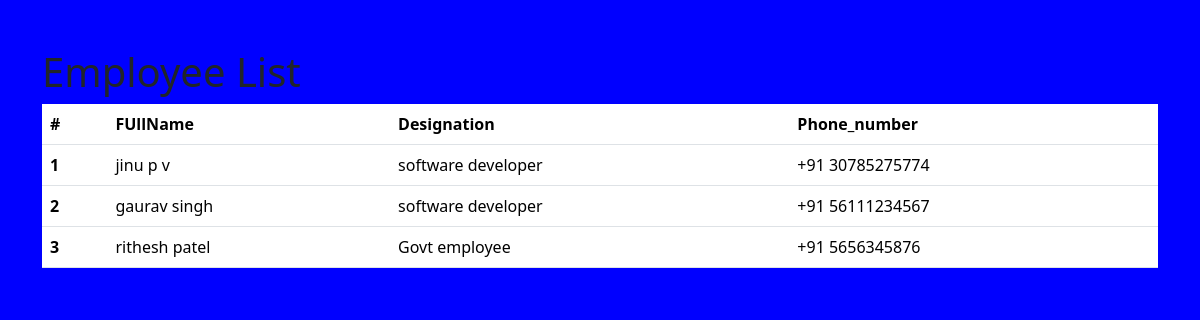
The page / on the database its author committed.
### Employees/models.py (models this page shows, shortened)
class Employee(models.Model):
    first_name=models.CharField(max_length=100)
    last_name=models.CharField(max_length=100)
    photo=models.ImageField(upload_to='images/')
    designation=models.CharField(max_length=100)
    email_address=models.EmailField(max_length=100,unique=True)
    phone_number=models.CharField(max_length=100,blank=True)
    created_at=models.DateTimeField(auto_now_add=True)
    updated_at=models.DateTimeField(auto_now=True)

### mysite/views.py (the view)
# urls.py: 2. Add a URL to urlpatterns:  path('', Home.as_view(), name='home')
def Home(request):
    employees = Employee.objects.all()
    context={
        'employees':employees,
        }
    return render(request, 'home.html',context)

### Employees/templates/home.html (shortened to what this page needs)
{% load static %}
<!DOCTYPE html>
<html lang="en">
<head>
    <link href="https://cdn.jsdelivr.net/npm/bootstrap@5.3.1/dist/css/bootstrap.min.css" rel="stylesheet">
    <link rel="stylesheet" href="{% static 'css/style.css' %}">
</head>
<body>
    <div class="container pt-5">
        <h1>Employee List </h1>
        <table class="table">
            <thead>
              <tr>
                <th scope="col">#</th>
                <th scope="col">FUllName</th>
                <th scope="col">Designation</th>
                <th scope="col">Phone_number</th>
              </tr>
            </thead>
            <tbody>
                {% for emp in employees %}
              <tr>
                <th >{{forloop.counter}}</th>
                <td><a href="{% url 'employee_detail' emp.id %}"></a>{{emp.first_name}} {{emp.last_name}}</td>
                <td>{{emp.designation}}</td>
                <td>{{emp.phone_number}}</td>
              </tr>
              {% endfor %}
            </tbody>
          </table>
    </div>
</body>
</html>

### mysite/static/css/style.css (style rules this page uses)
body { background-color: blue; }

### rows shown on the page
Employee: first_name "jinu", last_name "p v", designation "software developer", phone_number "+91 30785275774"
Employee: first_name "gaurav", last_name "singh", designation "software developer", phone_number "+91 56111234567"
Employee: first_name "rithesh", last_name "patel", designation "Govt employee", phone_number "+91 5656345876"
